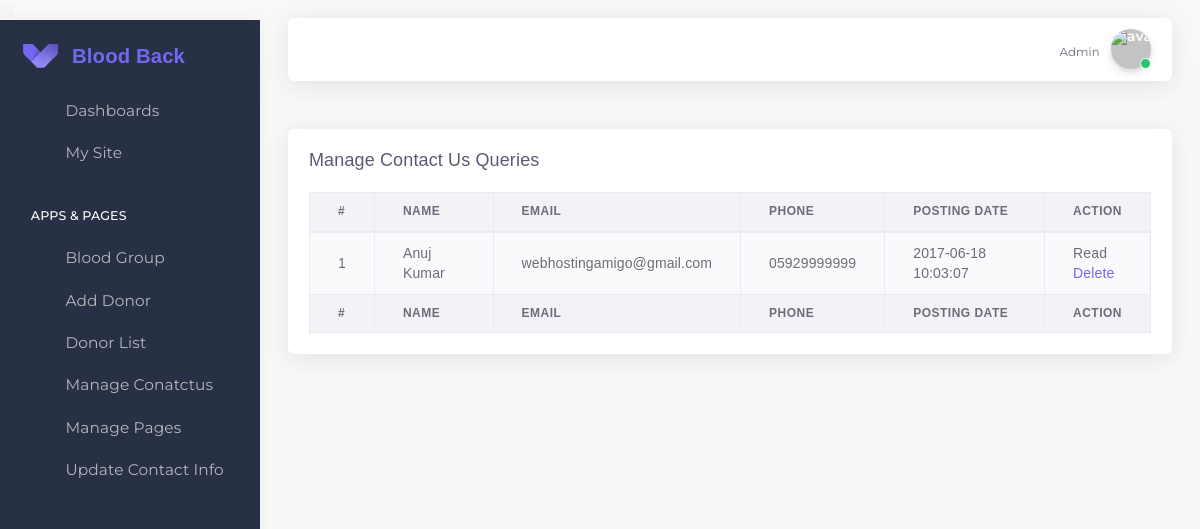
/admin/manage-conactusquery.php (signed in), run on the app's committed database.
### tables this page shows
CREATE TABLE `contactusquery` (
  `id` int(11) NOT NULL,
  `name` varchar(100) DEFAULT NULL,
  `email` varchar(120) DEFAULT NULL,
  `phone` char(11) DEFAULT NULL,
  `message` longtext DEFAULT NULL,
  `status` int(11) DEFAULT NULL,
  `created_at` timestamp NOT NULL DEFAULT current_timestamp()
);

### admin/manage-conactusquery.php (the view, shortened to what this page needs)
<?php
include('includes/config.php');
if (strlen($_SESSION['alogin']) == 0) {
	header('location:index.php');
} else {
?>
	<!DOCTYPE html>
	<html class="loading semi-dark-layout" lang="en" data-layout="semi-dark-layout" data-textdirection="ltr">
	<head>
		<link rel="stylesheet" type="text/css" href="app-assets/vendors/css/vendors.min.css">
		<link rel="stylesheet" type="text/css" href="app-assets/vendors/css/calendars/fullcalendar.min.css">
		<link rel="stylesheet" type="text/css" href="app-assets/vendors/css/forms/select/select2.min.css">
		<link rel="stylesheet" type="text/css" href="app-assets/vendors/css/pickers/flatpickr/flatpickr.min.css">
		<link rel="stylesheet" type="text/css" href="app-assets/css/bootstrap.css">
		<link rel="stylesheet" type="text/css" href="app-assets/css/bootstrap-extended.css">
		<link rel="stylesheet" type="text/css" href="app-assets/css/colors.css">
		<link rel="stylesheet" type="text/css" href="app-assets/css/components.css">
		<link rel="stylesheet" type="text/css" href="app-assets/css/themes/dark-layout.css">
		<link rel="stylesheet" type="text/css" href="app-assets/css/themes/bordered-layout.css">
		<link rel="stylesheet" type="text/css" href="app-assets/css/themes/semi-dark-layout.css">
		<link rel="stylesheet" type="text/css" href="app-assets/css/core/menu/menu-types/vertical-menu.css">
		<link rel="stylesheet" type="text/css" href="app-assets/css/plugins/forms/pickers/form-flat-pickr.css">
		<link rel="stylesheet" type="text/css" href="app-assets/css/pages/app-calendar.css">
		<link rel="stylesheet" type="text/css" href="app-assets/css/plugins/forms/form-validation.css">
		<link rel="stylesheet" type="text/css" href="assets/css/style.css">
	</head>
	<body class="vertical-layout vertical-menu-modern  navbar-floating footer-static  " data-open="click" data-menu="vertical-menu-modern" data-col="">
		<?php include('includes/header.php'); ?>
		<?php include('includes/menu.php'); ?>
		<div class="app-content content ">
			<div class="content-wrapper">
				<div class="content-body">
					<div class="row">
						<div class="col-md-12">
							<div class="card">
								<div class="card-header">
									<h4 class="card-title">Manage Contact Us Queries</h4>
								</div>
								<div class="card-body">
									<div class="panel panel-default">
										<div class="panel-body">
											<table id="zctb" class="display table table-striped table-bordered table-hover" cellspacing="0" width="100%">
												<thead>
													<tr>
														<th>#</th>
														<th>Name</th>
														<th>Email</th>
														<th>Phone</th>
														<th>Posting date</th>
														<th>Action</th>
													</tr>
												</thead>
												<tfoot>
													<tr>
														<th>#</th>
														<th>Name</th>
														<th>Email</th>
														<th>Phone</th>
														<th>Posting date</th>
														<th>Action</th>
													</tr>
												</tfoot>
												<tbody>
													<?php $sql = "SELECT * from  contactusquery ";
													$query = $conn->prepare($sql);
													$query->execute();
													$results = $query->fetchAll(PDO::FETCH_OBJ);
													$cnt = 1;
													if ($query->rowCount() > 0) {
														foreach ($results as $result) {				?>
															<tr>
																<td><?= $cnt ?></td>
																<td><?= $result->name ?></td>
																<td><?= $result->email ?></td>
																<td><?= $result->phone ?></td>
																<td><?= $result->created_at ?></td>
																<?php if ($result->status == 1) {
																?><td>Read<br />
																		<a href="manage-conactusquery.php?del=<?= $result->id ?>" onclick="return confirm('Do you really want to read')">Delete</a>
																	</td>
																<?php } else { ?>
																	<td><a href="manage-conactusquery.php?eid=<?= $result->id ?>" onclick="return confirm('Do you really want to read')">Pending</a><br />
																		<a href="manage-conactusquery.php?eid=<?= $result->id ?>" onclick="return confirm('Do you really want to read')">Delete</a>
																	</td>
																<?php } ?>
															</tr>
													<?php $cnt = $cnt + 1;
														}
													} ?>
												</tbody>
											</table>
										</div>
									</div>
								</div>
							</div>
						</div>
					</div>
				</div>
			</div>
		</div>
		<div class="drag-target"></div>
	</body>
	</html>
<?php } ?>

### assets/css/style.css (style rules this page uses)
.card { border-style: none; }
body { font-family:'Cairo', sans-serif; }
.content { padding: 16px; }

### data on the page
contactusquery: name "Anuj Kumar", email "webhostingamigo@gmail.com", phone "05929999999", created_at "2017-06-18 10:03:07"
